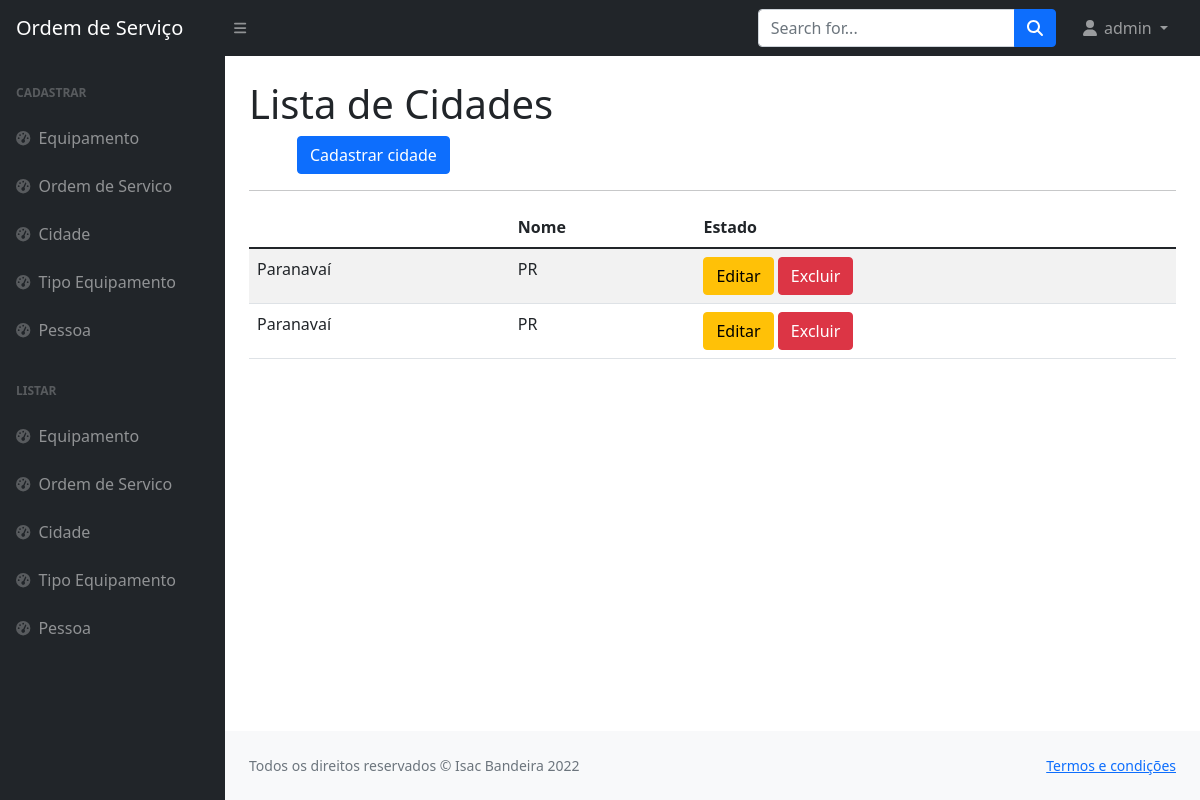
Page /listar/cidade/ (signed in) on the earlier database version.
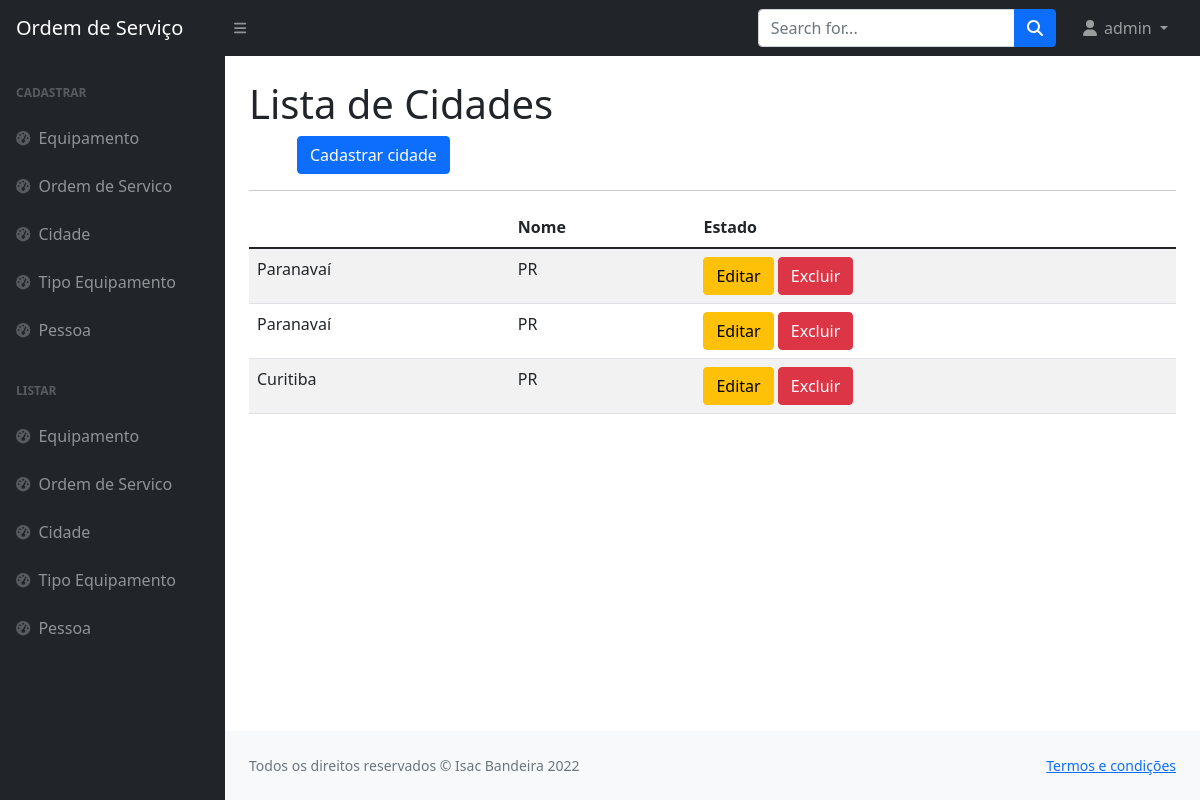
Same page on the later database version.
### paginas/models.py (models this page shows, shortened)
class Cidade(models.Model):
    nome = models.CharField(max_length=100, verbose_name="Nome da cidade")
    estado = models.CharField(max_length=2, choices=ESTADOS)
    criado_em = models.DateTimeField(auto_now_add=True)
    atualizado_em = models.DateTimeField(auto_now=True)
    usuario = models.ForeignKey(User, on_delete=models.PROTECT)

### paginas/views.py (the view)
# urls.py: path('listar/cidade/', CidadeList.as_view(), name='listar-cidade'),
class CidadeList(LoginRequiredMixin, GroupRequiredMixin, ListView):
    model = Cidade
    template_name = 'paginas/listas/cidade.html'
    group_required = u"Administrador"
    def get_queryset(self):
        self.object_list = Cidade.objects.filter(usuario=self.request.user)
        return self.object_list

### paginas/templates/paginas/listas/cidade.html
{% extends 'paginas/modelo.html' %}
{% load static %}
{% block conteudo %}
<h1 class="mt-4">Lista de Cidades</h1>
<a href="{% url 'cadastrar-cidade' %}" class="btn btn-primary float-right ms-5">Cadastrar cidade</a>
<hr>
<table class="table table-striped">
    <thead>
        <tr>
            <th>
            </th>
            <th>Nome</th>
            <th>Estado</th>
        </tr>
    </thead>
    <tbody>
        {% for obj in object_list %}
            <tr>
                <td>{{obj.nome}}</td>
                <td>{{obj.estado}}</td>
                <td>
                    <a href="{% url 'editar-cidade' obj.pk %}" class="btn btn-warning">
                        Editar</a>
                    <a href="{% url 'excluir-cidade' obj.pk %}" class="btn btn-danger">
                        Excluir</a>
                </td>
            </tr>
        {% empty %}
            <tr>
                <td colspan="100%">Nenhum Registro Encontrado!</td>
            </tr>
        {% endfor %}
    </tbody>
</table>
{% endblock %}

### paginas/templates/paginas/modelo.html (shortened to what this page needs)
{% load static %}
<!DOCTYPE html>
<html lang="en">
<head>
    <link href="https://cdn.jsdelivr.net/npm/simple-datatables@latest/dist/style.css" rel="stylesheet"/>
    <link href="{% static 'css/styles.css' %}" rel="stylesheet"/>
    <link rel="stylesheet" href="https://cdnjs.cloudflare.com/ajax/libs/datepicker/0.6.5/datepicker.min.css"
/>
</head>
<body class="sb-nav-fixed">
{% block menu %}
    <nav class="sb-topnav navbar navbar-expand navbar-dark bg-dark">
        <a class="navbar-brand ps-3" href="index.html">Ordem de Serviço</a>
        <button class="btn btn-link btn-sm order-1 order-lg-0 me-4 me-lg-0" id="sidebarToggle" href="#!"><i
                class="fas fa-bars"></i></button>
        <form class="d-none d-md-inline-block form-inline ms-auto me-0 me-md-3 my-2 my-md-0">
            <div class="input-group">
                <input class="form-control" type="text" placeholder="Search for..." aria-label="Search for..."
                       aria-describedby="btnNavbarSearch"/>
                <button class="btn btn-primary" id="btnNavbarSearch" type="button"><i
                        class="fas fa-search"></i></button>
            </div>
        </form>
        <ul class="navbar-nav ms-auto ms-md-0 me-3 me-lg-4">
            {% if request.user.is_authenticated %}
                <li class="nav-item dropdown">
                    <a class="nav-link dropdown-toggle" id="navbarDropdown" href="#" role="button"
                       data-bs-toggle="dropdown"
                       aria-expanded="false"><i class="fas fa-user fa-fw"></i>
                        {{ request.user }}
                    </a>
                </li>
            {% else %}
                <li class="nav-item">
                    <a class="btn btn-success" href="{% url 'login' %}">Entrar</a>
                </li>
            {% endif %}
        </ul>
    </nav>
{% endblock %}
<div id="layoutSidenav">
    {% block menu-lateral %}
        <div id="layoutSidenav_nav">
            <nav class="sb-sidenav accordion sb-sidenav-dark" id="sidenavAccordion">
                <div class="sb-sidenav-menu">
                    <div class="nav">
                        <div class="sb-sidenav-menu-heading">Cadastrar</div>
                        <a class="nav-link" href="/cadastrar/equipamento/">
                            <div class="sb-nav-link-icon"><i class="fas fa-tachometer-alt"></i></div>
                            Equipamento
                        </a>
                        <a class="nav-link" href="/cadastrar/ordemServico/">
                            <div class="sb-nav-link-icon"><i class="fas fa-tachometer-alt"></i></div>
                            Ordem de Servico
                        </a>
                        <a class="nav-link" href="/cadastrar/cidade/">
                            <div class="sb-nav-link-icon"><i class="fas fa-tachometer-alt"></i></div>
                            Cidade
                        </a>
                        <a class="nav-link" href="/cadastrar/tipo/">
                            <div class="sb-nav-link-icon"><i class="fas fa-tachometer-alt"></i></div>
                            Tipo Equipamento
                        </a>
                        <a class="nav-link" href="/cadastrar/pessoa/">
                            <div class="sb-nav-link-icon"><i class="fas fa-tachometer-alt"></i></div>
                            Pessoa
                        </a>
                        <div class="sb-sidenav-menu-heading">Listar</div>
                        <a class="nav-link" href="/listar/equipamento/">
                            <div class="sb-nav-link-icon"><i class="fas fa-tachometer-alt"></i></div>
                            Equipamento
                        </a>
                        <a class="nav-link" href="/listar/ordemServico/">
                            <div class="sb-nav-link-icon"><i class="fas fa-tachometer-alt"></i></div>
                            Ordem de Servico
                        </a>
                        <a class="nav-link" href="/listar/cidade/">
                            <div class="sb-nav-link-icon"><i class="fas fa-tachometer-alt"></i></div>
                            Cidade
                        </a>
                        <a class="nav-link" href="/listar/tipo/">
                            <div class="sb-nav-link-icon"><i class="fas fa-tachometer-alt"></i></div>
                            Tipo Equipamento
                        </a>
                        <a class="nav-link" href="/listar/pessoa/">
                            <div class="sb-nav-link-icon"><i class="fas fa-tachometer-alt"></i></div>
                            Pessoa
                        </a>
                    </div>
                </div>
            </nav>
        </div>
    {% endblock %}
    <div id="layoutSidenav_content">
        <main>
            <div class="container-fluid px-4">
                {% block conteudo %}{% endblock %}
        </main>
        <footer class="py-4 bg-light mt-auto">
            <div class="container-fluid px-4">
                <div class="d-flex align-items-center justify-content-between small">
                    {% block rodape %}
                        <div class="text-muted">Todos os direitos reservados &copy; Isac Bandeira 2022</div>
                        <div>
                            <a href="https://picsum.photos/200/300">Termos e condições</a>
                        </div>
                    {% endblock %}
                </div>
            </div>
        </footer>
    </div>
</div>
</body>
</html>

Differences in the rows shown:
added Cidade: nome "Curitiba", estado "PR"
